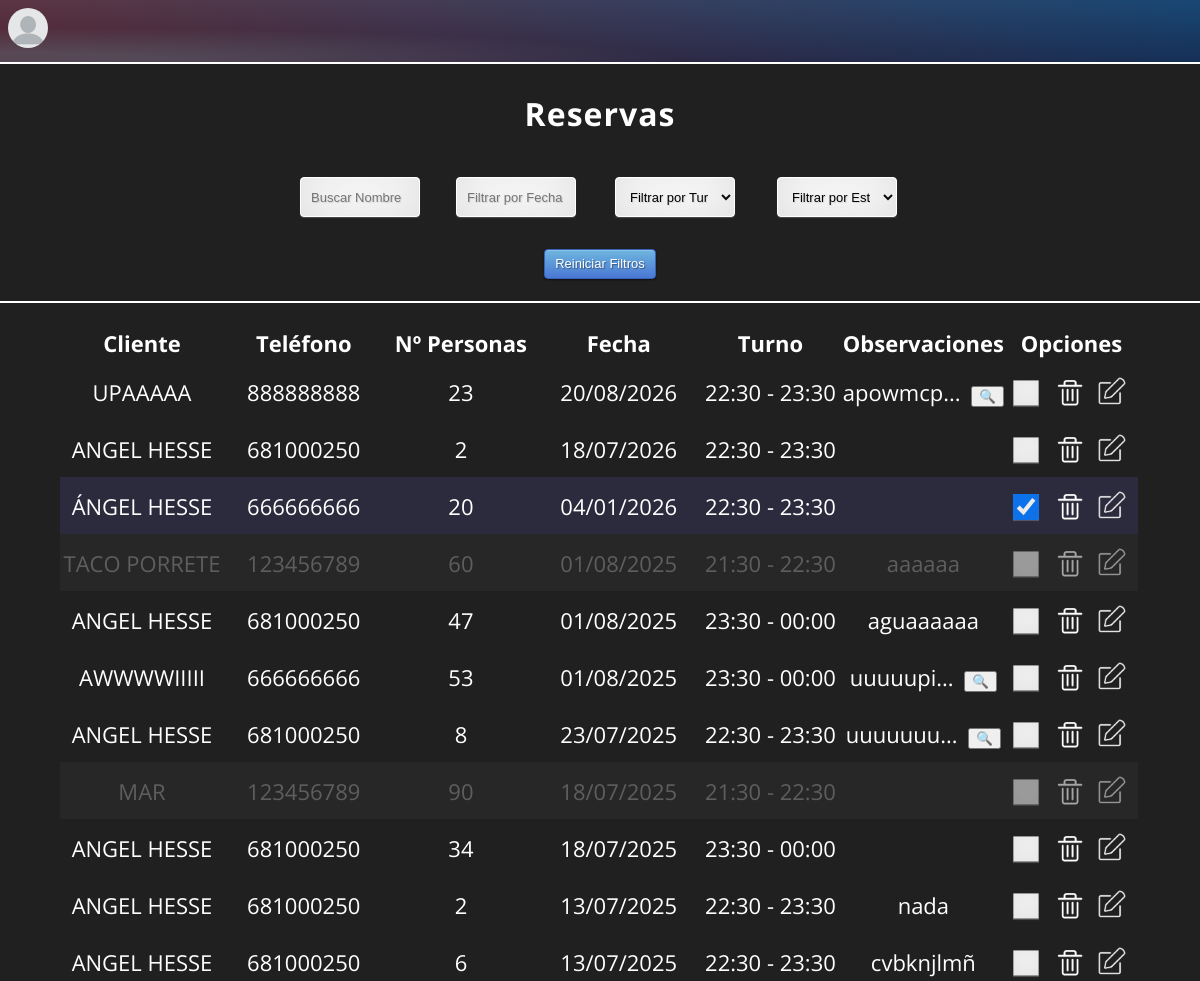
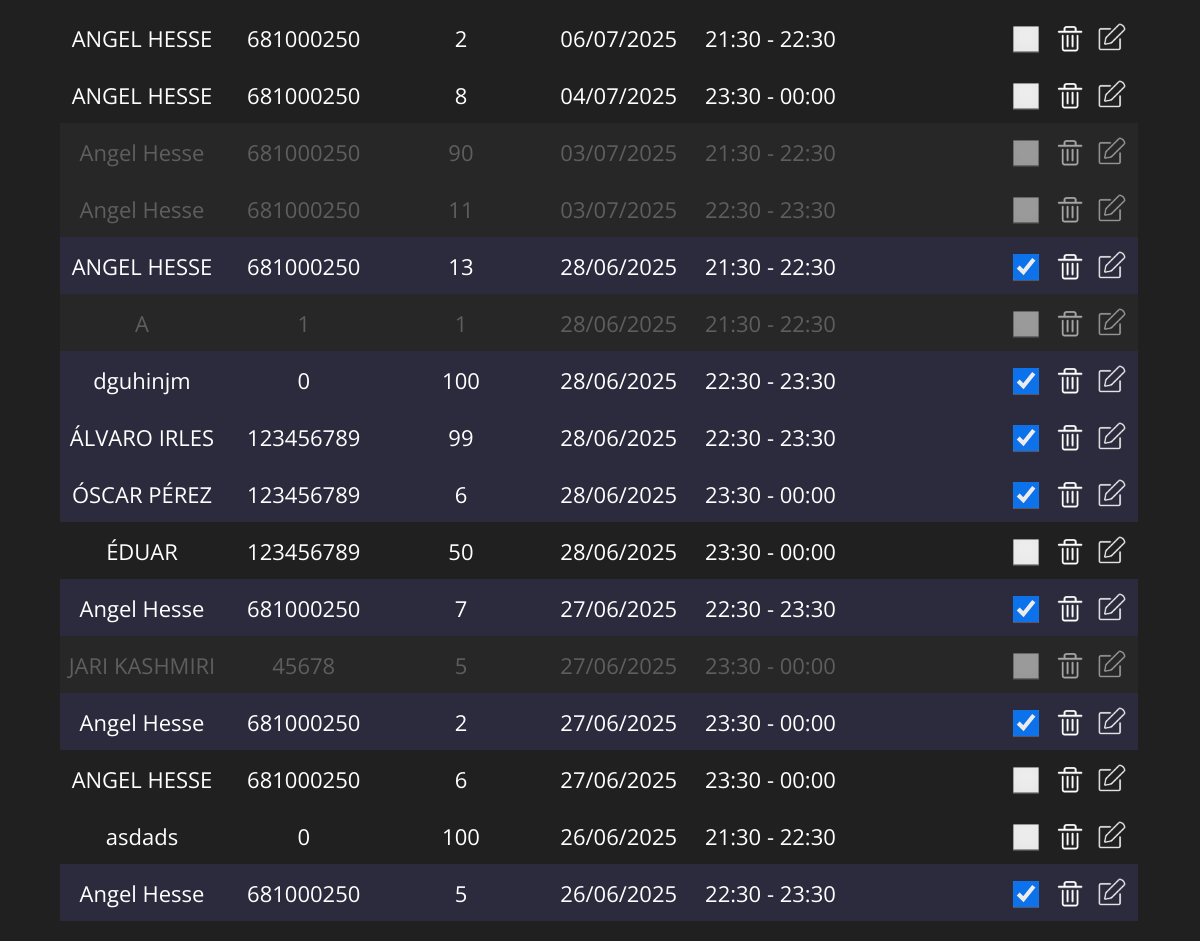
Page /ReservaYa/negocio/verReservas.php (signed in) on the committed database (2 pictures, top to bottom).
### tables this page shows
CREATE TABLE `reservas` (
  `id` int(11) NOT NULL,
  `negocio` int(11) NOT NULL,
  `nombreCliente` varchar(150) NOT NULL,
  `telfCliente` int(11) NOT NULL,
  `numPersonas` int(11) NOT NULL,
  `fecha` date NOT NULL,
  `turno` int(11) NOT NULL,
  `estado` int(11) NOT NULL,
  `observaciones` varchar(500) NOT NULL
);

CREATE TABLE `turnos` (
  `id` int(11) NOT NULL,
  `negocio` int(11) NOT NULL,
  `nombre` time NOT NULL,
  `descripcion` varchar(150) NOT NULL,
  `maxPersonas` int(11) NOT NULL
);

### ReservaYa/negocio/verReservas.php (the view, shortened to what this page needs)
<!DOCTYPE html>
<html lang=es>
    <head>
        <link href="../css/msg-style.css" rel="stylesheet" type="text/css">
        <link href="../css/adminMain-style.css" rel="stylesheet" type="text/css">
        <link href="../css/menu.scss" rel="stylesheet" type="text/css">
    </head>
    <body>
    <?php
        if(isset($_SESSION["nombre"])){
            if ($_SESSION["activo"]) {
                $conex = conectar("reservas_negocios");
                        ?>
                <div id="bkgr"></div>
                <div id="header">
                    <img id="avatar" src='../imgs/users/<?php if($_SESSION["foto"] != NULL){echo $_SESSION["foto"];}else{echo ("no-user-img.png");}?>'>
                    <button id="clickAvatar"></button>
                    <nav style="margin-left: -5px;">
                        <a href="index.php">Reservar</a>
                        <a href="verReservas.php" style="color: grey;">Ver Reservas</a>
                    </nav>
                </div>
                <hr style="position: fixed; width: 100%; border: 1px solid; border-color: white; background-color: white; margin-top: 0px; z-index: 50;">
                <div id="cuerpo">
                    <h1 id="titulo" style="margin-bottom: 0px">Reservas</h1>
                    <br>
                    <div id="opcionesUsr" style="position: inherit; z-index: 1; width: 50%; margin: 0 auto;">
                        <div style="display: flex; justify-content: space-between;">
                            <input onkeyup="filtrarReservas()" id="nombreCliFiltro" name="nombreFiltro" placeholder="Buscar Nombre" type="text" style="width: 20%; height: 40px;" value="<?php echo $_SESSION["filtroNombre"]?>">
                            <input onchange="filtrarReservas()" onclick="activarDatePicker(this)" id="fechaFiltro" name="fechaFiltro" placeholder="Filtrar por Fecha" type="text" style="width: 20%; height: 40px;" value="<?php echo $_SESSION["filtroFecha"]?>">
                            <select onchange="filtrarReservas()" id="filtroTurno" name="filtroTurno" style="width: 20%; height: 40px;">
                                <option hidden selected value="">Filtrar por Turno</option>
                            </select>
                            <select onchange="filtrarReservas()" id="filtroEstado" name="filtroEstado" style="width: 20%; height: 40px;">
                                <option hidden selected value="">Filtrar por Estado</option>
                            </select>
                        </div>
                        <br>
                        <div><button onclick="window.location.href='reiniciarFiltros.php'" class="btn btn-primary" style="height: 30px;">Reiniciar Filtros</button></div>
                        <br>
                    </div>
                    <hr id="lineaInicial" style='width: 100%; border: 1px solid; border-color: white; background-color: white; margin: 0px;'>
                    <?php
                    $consulta = "SELECT * FROM reservas WHERE negocio=".$_SESSION["idNegocio"];
                    $consulta .= " ORDER BY fecha DESC, turno";
                    if($rs=mysqli_query($conex,$consulta)){
                        echo "<div id='modify-table'>";
                        if(mysqli_num_rows($rs) != 0) {
                            echo "<table class='tabla' style='margin-top: 20px; margin-bottom: 20px; font-size: 22px; width: 90%;'>";
                                echo "<tr style='height: 40px;'>";
                                    echo "<th style='width: 14%;'>Cliente</th>";
                                    echo "<th style='width: 14%;'>Teléfono</th>";
                                    echo "<th style='width: 14%;'>Nº Personas</th>";
                                    echo "<th style='width: 14%;'>Fecha</th>";
                                    echo "<th style='width: 14%;'>Turno</th>";
                                    echo "<th style='width: 14%;'>Observaciones</th>";
                                    echo "<th style='width: 14%;' colspan='3'>Opciones</th>";
                                    echo "<td></td>";
                                echo "</tr>";
                            while ($vec=mysqli_fetch_assoc($rs)){
                                $vec['fecha'] = date("d/m/Y", strtotime($vec['fecha']));
                                $claseFila = ($vec['estado'] == 3) ? "fila-cancelada" : "";
                                echo "<tr id='" . $vec['id'] . "' class='filaTabla $claseFila' style='height: 40px;'>";
                                echo "<td style='width: 17%'>".$vec['nombreCliente']."</td>";
                                echo "<td style='width: 17%'>".$vec['telfCliente']."</td>";
                                echo "<td style='width: 17%'>".$vec['numPersonas']."</td>";
                                echo "<td style='width: 17%'>".$vec['fecha']."</td>";
                                echo "<td style='width: 17%'>";
                                $consulta = "SELECT descripcion FROM turnos WHERE id = ".$vec['turno'];
                                if ($rs3=mysqli_query($conex,$consulta)) {
                                    if(mysqli_num_rows($rs3) != 0) {
                                        while ($turnos=mysqli_fetch_assoc($rs3)) {
                                            echo $turnos["descripcion"];
                                        }
                                    } else {
                                        echo "Desconocido";
                                    }
                                }
                                echo "</td>";
                                $observaciones = $vec['observaciones'];
                                $observaciones_cortas = mb_strimwidth($observaciones, 0, 10, '...');
                                ?>
                                <td style='width: 17%'>
                                    <?php echo htmlspecialchars($observaciones_cortas, ENT_QUOTES); ?>
                                    <?php if(strlen($observaciones) > 10): ?>
                                        <button onclick="alert('<?php echo htmlspecialchars($observaciones, ENT_QUOTES); ?>')" style="margin-left:5px; cursor:pointer;">🔍</button>
                                    <?php endif; ?>
                                </td>
                                <?php
                                echo "<td><label title='Completar Reserva'><input onclick='seleccionarFila(".$vec['id']."); actualizarEstado(".$vec['id'].", \"completar\")' type='checkbox' id='checkbox".$vec['id']."' class='checkbox'" . ($vec['estado'] == 2 ? " checked" : "") . "></label></td>";
                                echo "<td><label title='Cancelar Reserva'><div id='contenedor-delete' onclick='actualizarEstado(".$vec['id'].", \"cancelar\")'><img id='delete_icon' id='añadir' src='../imgs/menu_icons/delete.png' alt='eliminar'></div></label></td>";
                                echo "<td>";
                                ?>
                                <label title='Editar Reserva'><div class='contenedor-icono-edit' onclick="mostrarCard(<?php echo $vec['id']?>,'<?php echo $vec['nombreCliente']?>','<?php echo $vec['telfCliente']?>','<?php echo $vec['numPersonas']?>','<?php echo $vec['fecha']?>','<?php echo $vec['turno']?>','<?php echo $vec['observaciones']?>'); updateTurnosDisp('<?php echo $vec['turno']?>')"><img style='width: 32px; height: 32px;' id='edit_icon' id='añadir' src='../imgs/menu_icons/edit.png' alt='editar'></div></label>
                                <?php
                                echo "</td>";
                                echo "</tr>";
                            }
                            echo "</table>";
                        } else {
                            echo "<h2>No se encontraron resultados</h2>";
                        }
                        echo "</div>";
                    }
                    ?>
                </div>
    <?php
            }else{
                $_SESSION["sinPermisos"] = "true";
                header("Location: ../index.php");
            }
        }else{header("Location: ../index.php");}
    ?>
    </body>
</html>

### rows in the picture
reservas: nombreCliente "UPAAAAA", telfCliente "888888888", numPersonas "23", fecha "20/08/2026", observaciones "apowmcp..."
turnos: descripcion "22:30 - 23:30"
reservas: nombreCliente "ANGEL HESSE", telfCliente "681000250", numPersonas "2", fecha "18/07/2026"
reservas: nombreCliente "ÁNGEL HESSE", telfCliente "666666666", numPersonas "20", fecha "04/01/2026", estado "☑"
reservas: nombreCliente "TACO PORRETE", telfCliente "123456789", numPersonas "60", fecha "01/08/2025", observaciones "aaaaaa"
turnos: descripcion "21:30 - 22:30"
reservas: nombreCliente "ANGEL HESSE", telfCliente "681000250", numPersonas "47", fecha "01/08/2025", observaciones "aguaaaaaa"
turnos: descripcion "23:30 - 00:00"
reservas: nombreCliente "AWWWWIIIII", telfCliente "666666666", numPersonas "53", fecha "01/08/2025", observaciones "uuuuupi..."
reservas: nombreCliente "ANGEL HESSE", telfCliente "681000250", numPersonas "8", fecha "23/07/2025", observaciones "uuuuuuu..."
reservas: nombreCliente "MAR", telfCliente "123456789", numPersonas "90", fecha "18/07/2025"
reservas: nombreCliente "ANGEL HESSE", telfCliente "681000250", numPersonas "34", fecha "18/07/2025"
reservas: nombreCliente "ANGEL HESSE", telfCliente "681000250", numPersonas "2", fecha "13/07/2025", observaciones "nada"
reservas: nombreCliente "ANGEL HESSE", telfCliente "681000250", numPersonas "6", fecha "13/07/2025", observaciones "cvbknjlmñ"
reservas: nombreCliente "ANGEL HESSE", telfCliente "681000250", numPersonas "2", fecha "06/07/2025"
reservas: nombreCliente "ANGEL HESSE", telfCliente "681000250", numPersonas "8", fecha "04/07/2025"
reservas: nombreCliente "Angel Hesse", telfCliente "681000250", numPersonas "90", fecha "03/07/2025"
reservas: nombreCliente "Angel Hesse", telfCliente "681000250", numPersonas "11", fecha "03/07/2025"
reservas: nombreCliente "ANGEL HESSE", telfCliente "681000250", numPersonas "13", fecha "28/06/2025", estado "☑"
reservas: nombreCliente "A", telfCliente "1", numPersonas "1", fecha "28/06/2025"
reservas: nombreCliente "dguhinjm", telfCliente "0", numPersonas "100", fecha "28/06/2025", estado "☑"
reservas: nombreCliente "ÁLVARO IRLES", telfCliente "123456789", numPersonas "99", fecha "28/06/2025", estado "☑"
reservas: nombreCliente "ÓSCAR PÉREZ", telfCliente "123456789", numPersonas "6", fecha "28/06/2025", estado "☑"
reservas: nombreCliente "ÉDUAR", telfCliente "123456789", numPersonas "50", fecha "28/06/2025"
reservas: nombreCliente "Angel Hesse", telfCliente "681000250", numPersonas "7", fecha "27/06/2025", estado "☑"
reservas: nombreCliente "JARI KASHMIRI", telfCliente "45678", numPersonas "5", fecha "27/06/2025"
reservas: nombreCliente "Angel Hesse", telfCliente "681000250", numPersonas "2", fecha "27/06/2025", estado "☑"
reservas: nombreCliente "ANGEL HESSE", telfCliente "681000250", numPersonas "6", fecha "27/06/2025"
reservas: nombreCliente "asdads", telfCliente "0", numPersonas "100", fecha "26/06/2025"
reservas: nombreCliente "Angel Hesse", telfCliente "681000250", numPersonas "5", fecha "26/06/2025", estado "☑"
